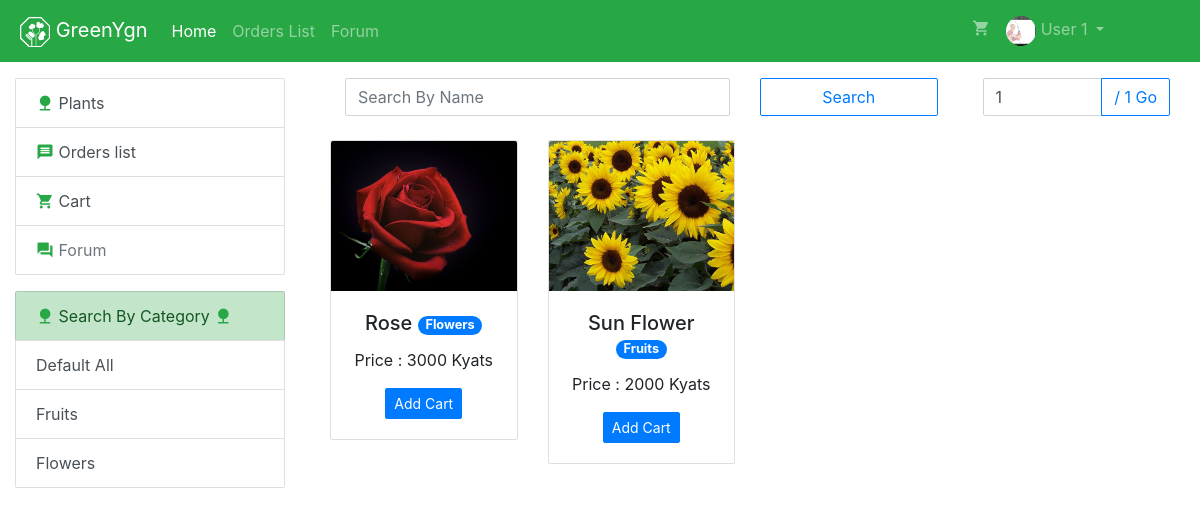
The app's page /users (signed in) with its own data.
### tables this page shows
CREATE TABLE `category` (
  `id` int(11) NOT NULL,
  `name` varchar(100) DEFAULT NULL,
  `created_at` datetime DEFAULT NULL,
  `modified_at` datetime DEFAULT NULL,
  `deleted_at` datetime DEFAULT NULL
);

CREATE TABLE `plants` (
  `id` int(11) NOT NULL,
  `image` varchar(120) NOT NULL,
  `name` varchar(120) DEFAULT NULL,
  `price` int(11) NOT NULL,
  `category_id` int(11) NOT NULL,
  `admin_id` int(10) UNSIGNED NOT NULL,
  `deleted_at` datetime DEFAULT NULL,
  `created_at` datetime DEFAULT NULL,
  `modified_at` datetime DEFAULT NULL
);

### users/functions/index/getdata.php (called while the page is built)
<?php
if (isset($_GET['page']) && is_numeric($_GET['page'])) {
    $page = $_GET['page'];
} else {
    $page = 1;
}
$cat = (isset($_GET['cat_id']) && is_numeric($_GET['cat_id'])) ? "AND `p`.`category_id` = " . $_GET['cat_id'] : "";
$no_of_records_per_page = 8;
$offset = ($page-1) * $no_of_records_per_page;
$total_pages_sql = "SELECT COUNT(*) FROM `plants` WHERE `deleted_at` IS NULL";
$result = mysqli_query($conn,$total_pages_sql);
$total_rows = mysqli_fetch_array($result)[0];
$total_pages = ceil($total_rows / $no_of_records_per_page);
$role = [
    '`p`.`id`',
    '`p`.`image`',
    '`p`.`name`',
    '`p`.`price`',
    '`p`.`admin_id`'
];
$sql  = "SELECT " . implode(",",$role) . ", `cat`.`id` as `cat_id`, `cat`.`name` as `category_name`, `a`.`name` as `admin_name` FROM `plants` as `p`";
$sql .= " INNER JOIN `category` as `cat` ON  `p`.`category_id` = `cat`.`id` ";
$sql .= " INNER JOIN `admin` as `a` ON `p`.`admin_id` = `a`.`id` ";
$sql .= " WHERE `p`.`deleted_at`  IS NULL  $cat ORDER BY `p`.`id` DESC LIMIT $offset, $no_of_records_per_page ";
if($res = mysqli_query($conn, $sql)) {
    $result = array();
    while($row = mysqli_fetch_assoc($res)) {
       $result[] = $row;
    }
}
$sql = "SELECT * FROM `category` WHERE deleted_at IS NULL ";
    if($category = mysqli_query($conn, $sql)) {
        $category_list = array();
        while($row = mysqli_fetch_assoc($category)) {
            $category_list[] = $row;
        }
    } else {
        $_SESSION['errors'] = "ERRORS: " . mysqli_error($conn);
    }

### users/index.php (the view, shortened to what this page needs)
<?php
    require __DIR__ . "/functions/index/getdata.php";
    require __DIR__ . "/view/begin_header.php";
    require __DIR__ . "/view/finish_header.php";
    require __DIR__ . "/view/nav/navbar.php";
?>
    <div class="container-fluid mt-3">
        <div class="row">
            <div class="col-md-3">
                <?php
                    require __DIR__ . "/view/left_url_list/left_url_list.php";
                ?>
                <div class="list-group d-none d-md-block mb-3">
                    <a href="#!" class="list-group-item list-group-item-action list-group-item-success">
                        <i class="material-icons md-18 text-success">nature</i>
                        Search By Category
                        <i class="material-icons md-18 text-success">nature</i>
                    </a>
                    <a
                    href="/users/"
                    class="list-group-item list-group-item-action"
                    >
                        Default All
                    </a>
                    <?php
                        foreach($category_list as $v) {
                    ?>
                        <a
                         href="/users/?cat_id=<?= $v['id'] ?>"
                         class="list-group-item list-group-item-action <?= (isset($_GET['cat_id']) && $_GET['cat_id'] == $v['id'])? "list-group-item-primary":"" ?>"
                        >
                            <?= $v['name'] ?>
                        </a>
                    <?php
                    }
                    ?>
                </div>
            </div>
            <div class="col-md-9">
                <div class="container-fluid">
                    <div class="row">
                        <div class="col-md-9 mb-2">
                                <div class="container-fluid">
                                    <form method="GET" action="search.php">
                                        <div class="row">
                                            <div class="col-md-8">
                                                <div class="form-group">
                                                    <input name="name" class="form-control" type="text" placeholder="Search By Name">
                                                </div>
                                            </div>
                                            <div class="col-md-4">
                                                <button href="add_admin.php" class="btn btn-outline-primary btn-block" role="button">
                                                    <i class="icon ion-md-add"></i> Search
                                                </button>
                                            </div>
                                        </div>
                                    </form>
                                </div>
                        </div>
                        <div class="col-md-3">
                            <form action="" method="get">
                                <div class="input-group mb-3">
                                        <input
                                         name="page"
                                         required type="number"
                                         class="form-control"
                                         min=1
                                         max="<?= (isset($total_pages)) ? $total_pages : '' ?>"
                                         value="<?= (isset($page)) ? $page : '' ?>"
                                        >
                                        <div class="input-group-append">
                                            <button class="btn btn-outline-primary" type="submit" id="button-addon2">
                                                / <?= (isset($total_pages)) ? $total_pages : '' ?> Go
                                            </button>
                                        </div>
                                </div>
                            </form>
                        </div>
                    </div>
                    <div class="row">
                        <?php
                            foreach($result as $v):
                        ?>
                        <div class="col-sm-6 col-md-4 col-lg-3 mb-2">
                                    <div class="card">
                                        <div class="Plant_Card_Bg_Image" style="background-image:url('<?= $v['image'] ?>')">
                                        </div>
                                        <div class="card-body text-center">
                                            <h5 class="card-title">
                                                <?= $v['name'] ?>
                                                <a href="?cat_id=<?= $v['cat_id'] ?>" class="badge badge-pill badge-primary Plant_Card_Badge">
                                                    <?= $v['category_name'] ?>
                                                </a>
                                            </h5>
                                            <p class="card-text">
                                                    Price : <?= $v['price'] ?> Kyats
                                            </p>
                                            <?php
                                                if(isset($_SESSION['cart'][$v['id']])) :
                                            ?>
                                                <a href="/users/functions/index/addtocart.php?id=<?= $v['id'] ?><?= (isset($_GET['cat_id'])? "&cat_id=" . $_GET['cat_id'] :"") ?>&page_dir=" class="btn btn-danger btn-sm">Undo</a>
                                            <?php
                                                else:
                                            ?>
                                                <a href="/users/functions/index/addtocart.php?id=<?= $v['id'] ?><?= (isset($_GET['cat_id'])? "&cat_id=" . $_GET['cat_id'] :"") ?>&page_dir=" class="btn btn-primary btn-sm">Add Cart</a>
                                            <?php
                                                endif;
                                            ?>
                                        </div>
                                    </div>
                        </div>
                        <?php
                            endforeach;
                        ?>
                    </div>
                </div>
            </div>
        </div>
    </div>
<?php
    require __DIR__ . "/view/finish_footer.php";
?>

### assets/css/greenygn.css (style rules this page uses)
body { min-height: 100vh; padding-bottom: 50px; position: relative; }
.btn , .form-control, .breadcrumb, .card, .list-group-item:first-child, .list-group-item:last-child, .dropdown-menu { border-radius: 2px; }
.Plant_Card_Bg_Image { width: 100%; height: 150px; border-top-left-radius: 2px; border-top-right-radius: 2px; background-size: cover; background-position: center center; background-repeat: no-repeat; }
.Plant_Card_Badge { position: relative; font-size: 0.8rem; bottom: 1px; }

### records on screen
category: name "Fruits"
category: name "Flowers"
plants: image (picture), name "Rose", category.name "Flowers", price "3000"
plants: image (picture), name "Sun Flower", category.name "Fruits", price "2000"

### other values on screen
$_SESSION['user']['name'] "User 1"
$total_pages "1"
